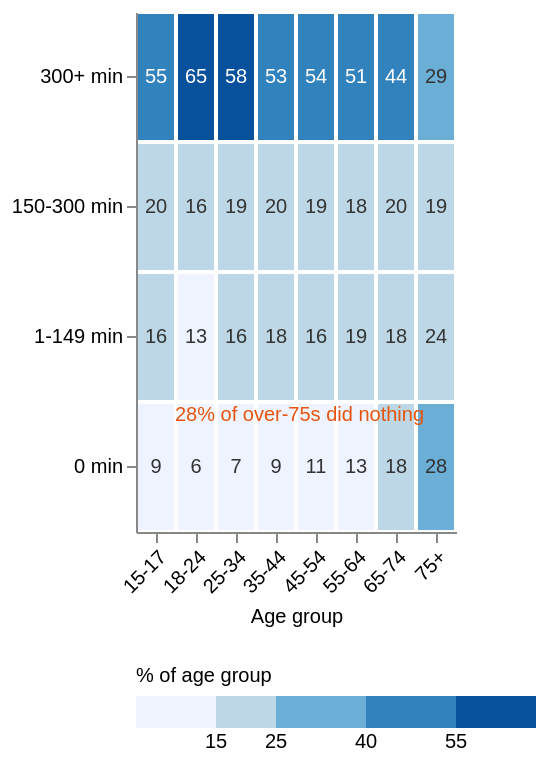

Write the Vega-Lite specification saved for this chart.
### Vega-Lite specification from a JSON file in a GitHub repository (floating-point values rounded to 4 significant figures)
{"$schema": "https://vega.github.io/schema/vega-lite/v5.json", "width": "container", "height": 260, "data": {"values": [{"age": "15-17", "minutes": "0 min", "pct": 8.8}, {"age": "15-17", "minutes": "1-149 min", "pct": 15.6}, {"age": "15-17", "minutes": "150-300 min", "pct": 20.3}, {"age": "15-17", "minutes": "300+ min", "pct": 54.8}, {"age": "18-24", "minutes": "0 min", "pct": 6.3}, {"age": "18-24", "minutes": "1-149 min", "pct": 12.9}, {"age": "18-24", "minutes": "150-300 min", "pct": 16.4}, {"age": "18-24", "minutes": "300+ min", "pct": 64.9}, {"age": "25-34", "minutes": "0 min", "pct": 7.4}, {"age": "25-34", "minutes": "1-149 min", "pct": 15.6}, {"age": "25-34", "minutes": "150-300 min", "pct": 19.2}, {"age": "25-34", "minutes": "300+ min", "pct": 57.5}, {"age": "35-44", "minutes": "0 min", "pct": 9.1}, {"age": "35-44", "minutes": "1-149 min", "pct": 17.9}, {"age": "35-44", "minutes": "150-300 min", "pct": 20.1}, {"age": "35-44", "minutes": "300+ min", "pct": 53.1}, {"age": "45-54", "minutes": "0 min", "pct": 10.5}, {"age": "45-54", "minutes": "1-149 min", "pct": 15.9}, {"age": "45-54", "minutes": "150-300 min", "pct": 19.2}, {"age": "45-54", "minutes": "300+ min", "pct": 54.2}, {"age": "55-64", "minutes": "0 min", "pct": 12.9}, {"age": "55-64", "minutes": "1-149 min", "pct": 18.5}, {"age": "55-64", "minutes": "150-300 min", "pct": 17.7}, {"age": "55-64", "minutes": "300+ min", "pct": 50.8}, {"age": "65-74", "minutes": "0 min", "pct": 17.8}, {"age": "65-74", "minutes": "1-149 min", "pct": 17.8}, {"age": "65-74", "minutes": "150-300 min", "pct": 20.0}, {"age": "65-74", "minutes": "300+ min", "pct": 44.3}, {"age": "75+", "minutes": "0 min", "pct": 28.2}, {"age": "75+", "minutes": "1-149 min", "pct": 24.3}, {"age": "75+", "minutes": "150-300 min", "pct": 19.0}, {"age": "75+", "minutes": "300+ min", "pct": 28.8}]}, "encoding": {"x": {"field": "age", "type": "ordinal", "title": "Age group", "axis": {"labelAngle": -45}}, "y": {"field": "minutes", "type": "ordinal", "title": null, "sort": ["300+ min", "150-300 min", "1-149 min", "0 min"]}}, "layer": [{"mark": {"type": "rect", "stroke": "white", "strokeWidth": 2}, "encoding": {"color": {"field": "pct", "type": "quantitative", "title": "% of age group", "legend": {"orient": "bottom", "direction": "horizontal"}, "scale": {"type": "threshold", "domain": [15, 25, 40, 55], "range": ["#eff3ff", "#bdd7e7", "#6baed6", "#3182bd", "#08519c"]}}, "tooltip": [{"field": "age", "type": "nominal", "title": "Age group"}, {"field": "minutes", "type": "nominal", "title": "Activity last week"}, {"field": "pct", "type": "quantitative", "title": "% of age group", "format": ".1f"}]}}, {"mark": {"type": "text", "fontSize": 11}, "encoding": {"text": {"field": "pct", "type": "quantitative", "format": ".0f"}, "color": {"condition": {"test": "datum.pct > 40", "value": "white"}, "value": "#333333"}}}, {"transform": [{"filter": "datum.age == '75+' && datum.minutes == '0 min'"}], "mark": {"type": "text", "align": "right", "dx": -6, "dy": -26, "fontSize": 10, "fontWeight": 600, "color": "#e6550d"}, "encoding": {"text": {"value": "28% of over-75s did nothing"}}}], "config": {"font": "Source Sans 3, sans-serif"}}
